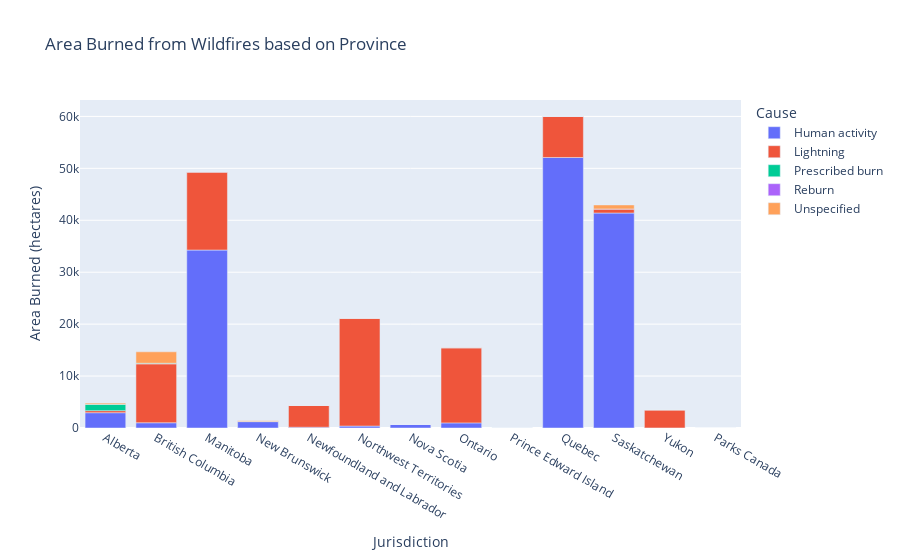

Write notebook code for a chart like this one.
### Code cell
provincal_fires = areabygroup.groupby(['Jurisdiction', 'Cause']).sum().reset_index()

# Change this value to change the year
# For example, changing 2020 to 2019 will show Area Burned based on Causes in 2019
year_to_check = 2020

provincal_fires_fig = px.bar(provincal_fires, x='Jurisdiction', y=year_to_check, color='Cause', title='Area Burned from Wildfires based on Province').update_layout(yaxis_title="Area Burned (hectares)").show()

### Figure 1 — Plotly figure (JSON) as saved in the notebook; plotly's stock layout.template omitted (floating-point values rounded to 4 significant figures)
{"data": [{"alignmentgroup": "True", "hovertemplate": "Cause=Human activity<br>Jurisdiction=%{x}<br>2020=%{y}<extra></extra>", "legendgroup": "Human activity", "marker": {"color": "#636efa", "pattern": {"shape": ""}}, "name": "Human activity", "offsetgroup": "Human activity", "orientation": "v", "showlegend": true, "textposition": "auto", "type": "bar", "x": ["Alberta", "British Columbia", "Manitoba", "New Brunswick", "Newfoundland and Labrador", "Northwest Territories", "Nova Scotia", "Ontario", "Prince Edward Island", "Quebec", "Saskatchewan", "Yukon"], "xaxis": "x", "y": [2949, 1012, 34268, 1224, 148, 371, 678, 985, 0, 52090, 41398, 12], "yaxis": "y"}, {"alignmentgroup": "True", "hovertemplate": "Cause=Lightning<br>Jurisdiction=%{x}<br>2020=%{y}<extra></extra>", "legendgroup": "Lightning", "marker": {"color": "#EF553B", "pattern": {"shape": ""}}, "name": "Lightning", "offsetgroup": "Lightning", "orientation": "v", "showlegend": true, "textposition": "auto", "type": "bar", "x": ["Alberta", "British Columbia", "Manitoba", "New Brunswick", "Newfoundland and Labrador", "Northwest Territories", "Nova Scotia", "Ontario", "Prince Edward Island", "Quebec", "Saskatchewan", "Yukon"], "xaxis": "x", "y": [393, 11336, 15035, 51, 4185, 20768, 18, 14471, 0, 7897, 780, 3452], "yaxis": "y"}, {"alignmentgroup": "True", "hovertemplate": "Cause=Prescribed burn<br>Jurisdiction=%{x}<br>2020=%{y}<extra></extra>", "legendgroup": "Prescribed burn", "marker": {"color": "#00cc96", "pattern": {"shape": ""}}, "name": "Prescribed burn", "offsetgroup": "Prescribed burn", "orientation": "v", "showlegend": true, "textposition": "auto", "type": "bar", "x": ["Alberta", "British Columbia", "Manitoba", "Newfoundland and Labrador", "Northwest Territories", "Nova Scotia", "Ontario", "Quebec", "Saskatchewan"], "xaxis": "x", "y": [1250, 123, 0, 0, 0, 0, 4, 15, 0], "yaxis": "y"}, {"alignmentgroup": "True", "hovertemplate": "Cause=Reburn<br>Jurisdiction=%{x}<br>2020=%{y}<extra></extra>", "legendgroup": "Reburn", "marker": {"color": "#ab63fa", "pattern": {"shape": ""}}, "name": "Reburn", "offsetgroup": "Reburn", "orientation": "v", "showlegend": true, "textposition": "auto", "type": "bar", "x": ["Alberta"], "xaxis": "x", "y": [0], "yaxis": "y"}, {"alignmentgroup": "True", "hovertemplate": "Cause=Unspecified<br>Jurisdiction=%{x}<br>2020=%{y}<extra></extra>", "legendgroup": "Unspecified", "marker": {"color": "#FFA15A", "pattern": {"shape": ""}}, "name": "Unspecified", "offsetgroup": "Unspecified", "orientation": "v", "showlegend": true, "textposition": "auto", "type": "bar", "x": ["Alberta", "British Columbia", "Manitoba", "New Brunswick", "Newfoundland and Labrador", "Northwest Territories", "Nova Scotia", "Ontario", "Parks Canada", "Prince Edward Island", "Quebec", "Saskatchewan", "Yukon"], "xaxis": "x", "y": [206, 2201, 0, 115, 1, 0, 1, 24, 0, 0, 0, 774, 0], "yaxis": "y"}], "layout": {"barmode": "relative", "legend": {"title": {"text": "Cause"}, "tracegroupgap": 0}, "title": {"text": "Area Burned from Wildfires based on Province"}, "xaxis": {"anchor": "y", "domain": [0, 1], "title": {"text": "Jurisdiction"}}, "yaxis": {"anchor": "x", "domain": [0, 1], "title": {"text": "Area Burned (hectares)"}}}}
